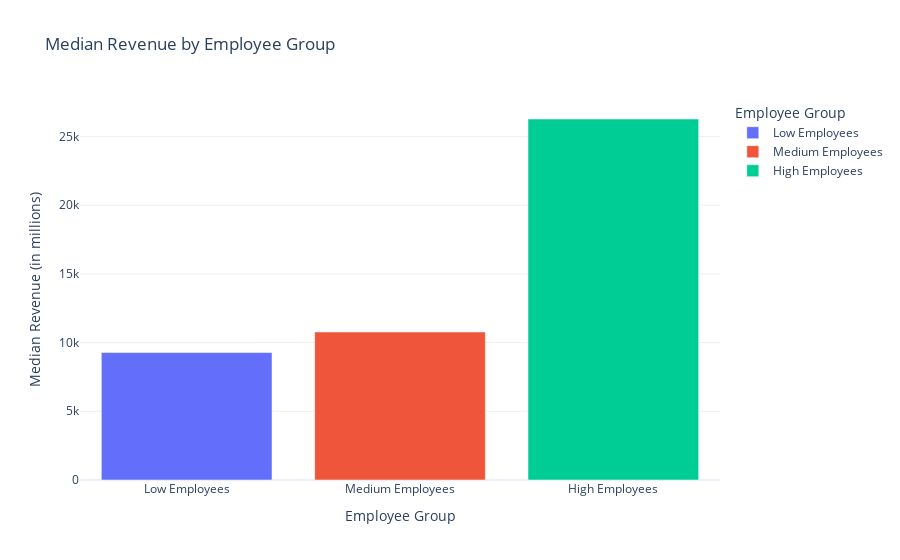
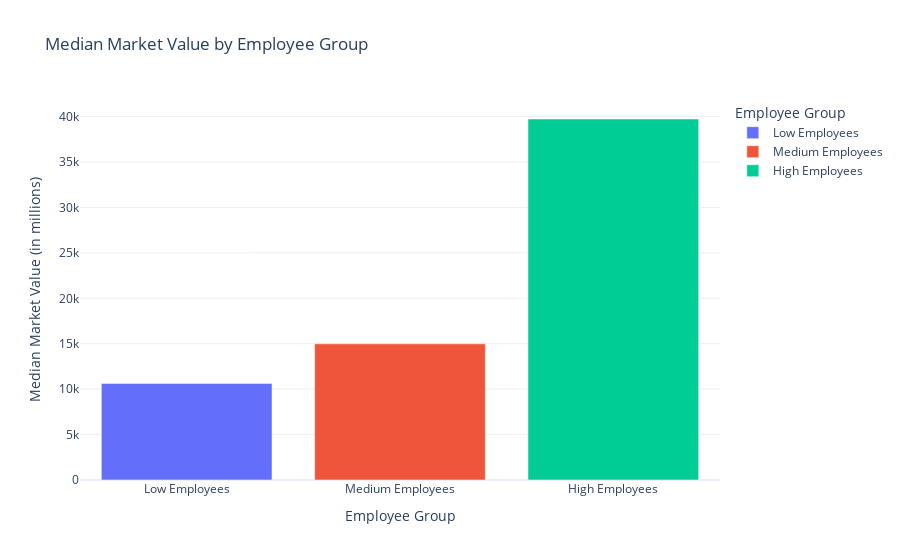
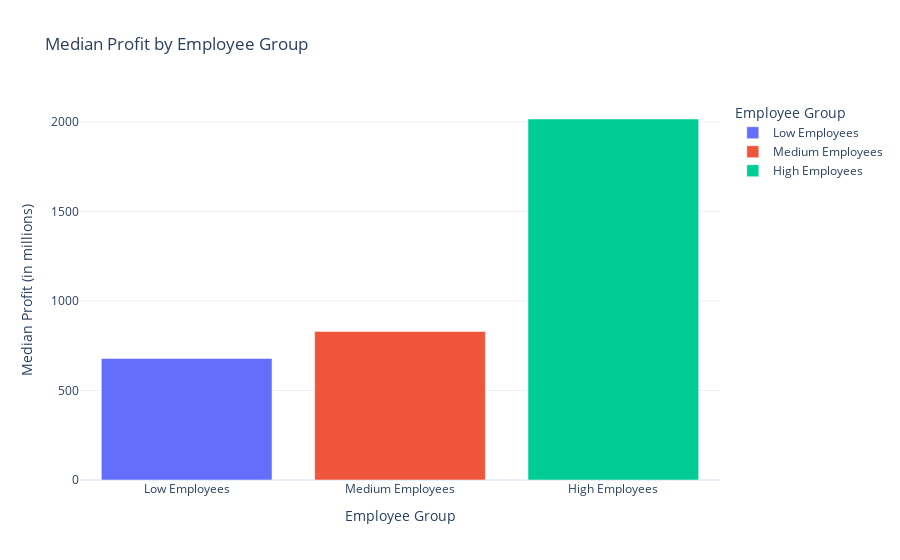
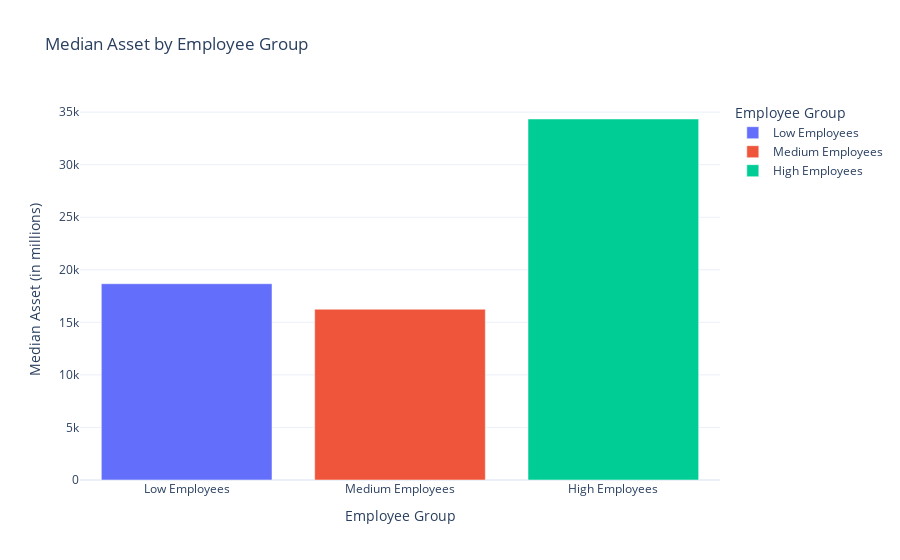

The code cell stored with these charts, in order, in its notebook:
### Code cell
fortune_df['employee_group'] = pd.qcut(fortune_df['employees'], 3, labels=['Low Employees', 'Medium Employees', 'High Employees'])
median_metrics_by_employee_group = fortune_df.groupby('employee_group')[['revenue_mil', 'market_value_mil', 'profit_mil', 'asset_mil']].median().reset_index()

fig_revenue = px.bar(median_metrics_by_employee_group, x='employee_group', y='revenue_mil', color='employee_group', 
                     title='Median Revenue by Employee Group',
                     labels={'revenue_mil': 'Median Revenue (in millions)', 'employee_group': 'Employee Group'},
                     template='plotly_white')
fig_revenue.show()

fig_market_value = px.bar(median_metrics_by_employee_group, x='employee_group', y='market_value_mil', color='employee_group', 
                          title='Median Market Value by Employee Group',
                          labels={'market_value_mil': 'Median Market Value (in millions)', 'employee_group': 'Employee Group'},
                          template='plotly_white')
fig_market_value.show()

fig_profit = px.bar(median_metrics_by_employee_group, x='employee_group', y='profit_mil', color='employee_group', 
                    title='Median Profit by Employee Group',
                    labels={'profit_mil': 'Median Profit (in millions)', 'employee_group': 'Employee Group'},
                    template='plotly_white')
fig_profit.show()

fig_asset = px.bar(median_metrics_by_employee_group, x='employee_group', y='asset_mil', color='employee_group', 
                   title='Median Asset by Employee Group',
                   labels={'asset_mil': 'Median Asset (in millions)', 'employee_group': 'Employee Group'},
                   template='plotly_white')
fig_asset.show()

### Figure 1 — Plotly figure (JSON) as saved in the notebook; plotly's stock layout.template omitted (floating-point values rounded to 4 significant figures)
{"data": [{"alignmentgroup": "True", "hovertemplate": "Employee Group=%{x}<br>Median Revenue (in millions)=%{y}<extra></extra>", "legendgroup": "Low Employees", "marker": {"color": "#636efa", "pattern": {"shape": ""}}, "name": "Low Employees", "offsetgroup": "Low Employees", "orientation": "v", "showlegend": true, "textposition": "auto", "type": "bar", "x": ["Low Employees"], "xaxis": "x", "y": [9273], "yaxis": "y"}, {"alignmentgroup": "True", "hovertemplate": "Employee Group=%{x}<br>Median Revenue (in millions)=%{y}<extra></extra>", "legendgroup": "Medium Employees", "marker": {"color": "#EF553B", "pattern": {"shape": ""}}, "name": "Medium Employees", "offsetgroup": "Medium Employees", "orientation": "v", "showlegend": true, "textposition": "auto", "type": "bar", "x": ["Medium Employees"], "xaxis": "x", "y": [10770], "yaxis": "y"}, {"alignmentgroup": "True", "hovertemplate": "Employee Group=%{x}<br>Median Revenue (in millions)=%{y}<extra></extra>", "legendgroup": "High Employees", "marker": {"color": "#00cc96", "pattern": {"shape": ""}}, "name": "High Employees", "offsetgroup": "High Employees", "orientation": "v", "showlegend": true, "textposition": "auto", "type": "bar", "x": ["High Employees"], "xaxis": "x", "y": [26271], "yaxis": "y"}], "layout": {"autosize": true, "barmode": "relative", "legend": {"title": {"text": "Employee Group"}, "tracegroupgap": 0}, "title": {"text": "Median Revenue by Employee Group"}, "xaxis": {"anchor": "y", "autorange": true, "categoryarray": ["Low Employees", "Medium Employees", "High Employees"], "categoryorder": "array", "domain": [0, 1], "range": [-0.5, 2.5], "title": {"text": "Employee Group"}, "type": "category"}, "yaxis": {"anchor": "x", "autorange": true, "domain": [0, 1], "range": [0, 27650.0], "title": {"text": "Median Revenue (in millions)"}, "type": "linear"}}}

### Figure 2 — Plotly figure (JSON) as saved in the notebook; plotly's stock layout.template omitted (floating-point values rounded to 4 significant figures)
{"data": [{"alignmentgroup": "True", "hovertemplate": "Employee Group=%{x}<br>Median Market Value (in millions)=%{y}<extra></extra>", "legendgroup": "Low Employees", "marker": {"color": "#636efa", "pattern": {"shape": ""}}, "name": "Low Employees", "offsetgroup": "Low Employees", "orientation": "v", "showlegend": true, "textposition": "auto", "type": "bar", "x": ["Low Employees"], "xaxis": "x", "y": [10633], "yaxis": "y"}, {"alignmentgroup": "True", "hovertemplate": "Employee Group=%{x}<br>Median Market Value (in millions)=%{y}<extra></extra>", "legendgroup": "Medium Employees", "marker": {"color": "#EF553B", "pattern": {"shape": ""}}, "name": "Medium Employees", "offsetgroup": "Medium Employees", "orientation": "v", "showlegend": true, "textposition": "auto", "type": "bar", "x": ["Medium Employees"], "xaxis": "x", "y": [14990.0], "yaxis": "y"}, {"alignmentgroup": "True", "hovertemplate": "Employee Group=%{x}<br>Median Market Value (in millions)=%{y}<extra></extra>", "legendgroup": "High Employees", "marker": {"color": "#00cc96", "pattern": {"shape": ""}}, "name": "High Employees", "offsetgroup": "High Employees", "orientation": "v", "showlegend": true, "textposition": "auto", "type": "bar", "x": ["High Employees"], "xaxis": "x", "y": [39740.0], "yaxis": "y"}], "layout": {"autosize": true, "barmode": "relative", "legend": {"title": {"text": "Employee Group"}, "tracegroupgap": 0}, "title": {"text": "Median Market Value by Employee Group"}, "xaxis": {"anchor": "y", "autorange": true, "categoryarray": ["Low Employees", "Medium Employees", "High Employees"], "categoryorder": "array", "domain": [0, 1], "range": [-0.5, 2.5], "title": {"text": "Employee Group"}, "type": "category"}, "yaxis": {"anchor": "x", "autorange": true, "domain": [0, 1], "range": [0, 41830.0], "title": {"text": "Median Market Value (in millions)"}, "type": "linear"}}}

### Figure 3 — Plotly figure (JSON) as saved in the notebook; plotly's stock layout.template omitted (floating-point values rounded to 4 significant figures)
{"data": [{"alignmentgroup": "True", "hovertemplate": "Employee Group=%{x}<br>Median Profit (in millions)=%{y}<extra></extra>", "legendgroup": "Low Employees", "marker": {"color": "#636efa", "pattern": {"shape": ""}}, "name": "Low Employees", "offsetgroup": "Low Employees", "orientation": "v", "showlegend": true, "textposition": "auto", "type": "bar", "x": ["Low Employees"], "xaxis": "x", "y": [679], "yaxis": "y"}, {"alignmentgroup": "True", "hovertemplate": "Employee Group=%{x}<br>Median Profit (in millions)=%{y}<extra></extra>", "legendgroup": "Medium Employees", "marker": {"color": "#EF553B", "pattern": {"shape": ""}}, "name": "Medium Employees", "offsetgroup": "Medium Employees", "orientation": "v", "showlegend": true, "textposition": "auto", "type": "bar", "x": ["Medium Employees"], "xaxis": "x", "y": [829], "yaxis": "y"}, {"alignmentgroup": "True", "hovertemplate": "Employee Group=%{x}<br>Median Profit (in millions)=%{y}<extra></extra>", "legendgroup": "High Employees", "marker": {"color": "#00cc96", "pattern": {"shape": ""}}, "name": "High Employees", "offsetgroup": "High Employees", "orientation": "v", "showlegend": true, "textposition": "auto", "type": "bar", "x": ["High Employees"], "xaxis": "x", "y": [2016.0], "yaxis": "y"}], "layout": {"autosize": true, "barmode": "relative", "legend": {"title": {"text": "Employee Group"}, "tracegroupgap": 0}, "title": {"text": "Median Profit by Employee Group"}, "xaxis": {"anchor": "y", "autorange": true, "categoryarray": ["Low Employees", "Medium Employees", "High Employees"], "categoryorder": "array", "domain": [0, 1], "range": [-0.5, 2.5], "title": {"text": "Employee Group"}, "type": "category"}, "yaxis": {"anchor": "x", "autorange": true, "domain": [0, 1], "range": [0, 2122.0], "title": {"text": "Median Profit (in millions)"}, "type": "linear"}}}

### Figure 4 — Plotly figure (JSON) as saved in the notebook; plotly's stock layout.template omitted (floating-point values rounded to 4 significant figures)
{"data": [{"alignmentgroup": "True", "hovertemplate": "Employee Group=%{x}<br>Median Asset (in millions)=%{y}<extra></extra>", "legendgroup": "Low Employees", "marker": {"color": "#636efa", "pattern": {"shape": ""}}, "name": "Low Employees", "offsetgroup": "Low Employees", "orientation": "v", "showlegend": true, "textposition": "auto", "type": "bar", "x": ["Low Employees"], "xaxis": "x", "y": [18675], "yaxis": "y"}, {"alignmentgroup": "True", "hovertemplate": "Employee Group=%{x}<br>Median Asset (in millions)=%{y}<extra></extra>", "legendgroup": "Medium Employees", "marker": {"color": "#EF553B", "pattern": {"shape": ""}}, "name": "Medium Employees", "offsetgroup": "Medium Employees", "orientation": "v", "showlegend": true, "textposition": "auto", "type": "bar", "x": ["Medium Employees"], "xaxis": "x", "y": [16249], "yaxis": "y"}, {"alignmentgroup": "True", "hovertemplate": "Employee Group=%{x}<br>Median Asset (in millions)=%{y}<extra></extra>", "legendgroup": "High Employees", "marker": {"color": "#00cc96", "pattern": {"shape": ""}}, "name": "High Employees", "offsetgroup": "High Employees", "orientation": "v", "showlegend": true, "textposition": "auto", "type": "bar", "x": ["High Employees"], "xaxis": "x", "y": [34350.0], "yaxis": "y"}], "layout": {"autosize": true, "barmode": "relative", "legend": {"title": {"text": "Employee Group"}, "tracegroupgap": 0}, "title": {"text": "Median Asset by Employee Group"}, "xaxis": {"anchor": "y", "autorange": true, "categoryarray": ["Low Employees", "Medium Employees", "High Employees"], "categoryorder": "array", "domain": [0, 1], "range": [-0.5, 2.5], "title": {"text": "Employee Group"}, "type": "category"}, "yaxis": {"anchor": "x", "autorange": true, "domain": [0, 1], "range": [0, 36160.0], "title": {"text": "Median Asset (in millions)"}, "type": "linear"}}}
